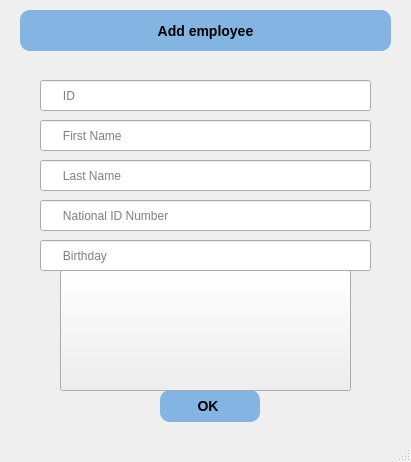
<?xml version="1.0" encoding="UTF-8"?>
<ui version="4.0">
 <class>MainWindow</class>
 <widget class="QMainWindow" name="MainWindow">
  <property name="geometry">
   <rect>
    <x>0</x>
    <y>0</y>
    <width>411</width>
    <height>462</height>
   </rect>
  </property>
  <property name="windowTitle">
   <string>MainWindow</string>
  </property>
  <property name="styleSheet">
   <string notr="true"/>
  </property>
  <widget class="QWidget" name="centralwidget">
   <widget class="QPushButton" name="pushButton">
    <property name="geometry">
     <rect>
      <x>20</x>
      <y>10</y>
      <width>371</width>
      <height>41</height>
     </rect>
    </property>
    <property name="styleSheet">
     <string notr="true">background-color: rgb(131, 180, 226);
border-style: outset;
border-width: 0px;
border-radius: 10px;
font: bold 14px; 
</string>
    </property>
    <property name="text">
     <string>Add employee</string>
    </property>
   </widget>
   <widget class="QLineEdit" name="lineEdit_1">
    <property name="geometry">
     <rect>
      <x>40</x>
      <y>80</y>
      <width>331</width>
      <height>31</height>
     </rect>
    </property>
    <property name="text">
     <string/>
    </property>
    <property name="readOnly">
     <bool>false</bool>
    </property>
    <property name="placeholderText">
     <string>      ID</string>
    </property>
   </widget>
   <widget class="QLineEdit" name="lineEdit_2">
    <property name="geometry">
     <rect>
      <x>40</x>
      <y>120</y>
      <width>331</width>
      <height>31</height>
     </rect>
    </property>
    <property name="placeholderText">
     <string>      First Name</string>
    </property>
   </widget>
   <widget class="QLineEdit" name="lineEdit_3">
    <property name="geometry">
     <rect>
      <x>40</x>
      <y>160</y>
      <width>331</width>
      <height>31</height>
     </rect>
    </property>
    <property name="placeholderText">
     <string>      Last Name</string>
    </property>
   </widget>
   <widget class="QLineEdit" name="lineEdit_4">
    <property name="geometry">
     <rect>
      <x>40</x>
      <y>200</y>
      <width>331</width>
      <height>31</height>
     </rect>
    </property>
    <property name="placeholderText">
     <string>      National ID Number</string>
    </property>
   </widget>
   <widget class="QLineEdit" name="lineEdit_5">
    <property name="geometry">
     <rect>
      <x>40</x>
      <y>240</y>
      <width>331</width>
      <height>31</height>
     </rect>
    </property>
    <property name="placeholderText">
     <string>      Birthday</string>
    </property>
   </widget>
   <widget class="QPushButton" name="OK">
    <property name="geometry">
     <rect>
      <x>160</x>
      <y>390</y>
      <width>100</width>
      <height>32</height>
     </rect>
    </property>
    <property name="styleSheet">
     <string notr="true">background-color: rgb(131, 180, 226);
border-style: outset;
border-width: 0px;
border-radius: 10px;
font: bold 14px; 
</string>
    </property>
    <property name="text">
     <string>OK </string>
    </property>
   </widget>
   <widget class="QPushButton" name="label">
    <property name="geometry">
     <rect>
      <x>60</x>
      <y>270</y>
      <width>291</width>
      <height>121</height>
     </rect>
    </property>
    <property name="text">
     <string/>
    </property>
   </widget>
  </widget>
  <widget class="QStatusBar" name="statusbar"/>
 </widget>
 <resources/>
 <connections/>
</ui>
